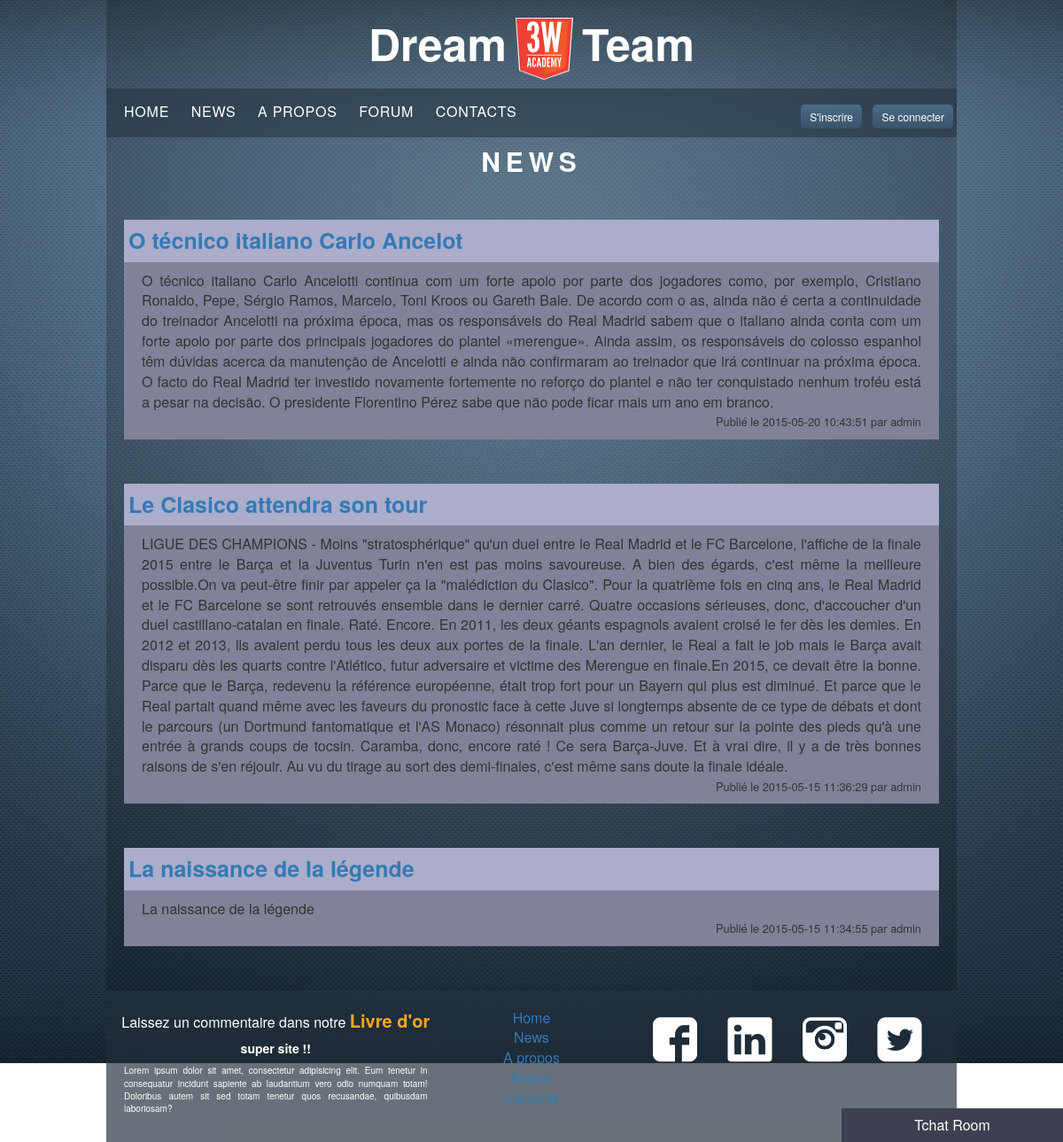
The page /index.php?page=article on the database its author committed.
### tables this page shows
CREATE TABLE IF NOT EXISTS `articles` (
  `id` int(11) NOT NULL AUTO_INCREMENT,
  `titre` varchar(32) NOT NULL,
  `date` timestamp NOT NULL DEFAULT CURRENT_TIMESTAMP,
  `user` varchar(32) NOT NULL,
  `lien` varchar(256) NOT NULL,
  `description` varchar(9192) NOT NULL,
  PRIMARY KEY (`id`)
);

CREATE TABLE IF NOT EXISTS `livredor` (
  `id` int(11) NOT NULL AUTO_INCREMENT,
  `nom` varchar(64) NOT NULL,
  `titre` varchar(32) NOT NULL,
  `description` varchar(2048) NOT NULL,
  `date` timestamp NOT NULL DEFAULT CURRENT_TIMESTAMP,
  PRIMARY KEY (`id`)
);

### apps/content.php (called while the page is built)
<?php
require('./apps/'.$page.'.php');
?>

### apps/livredorfooter.php (called while the page is built)
<?php
$tab = $db->query("SELECT * FROM livredor ORDER BY date DESC")->fetchAll(PDO::FETCH_ASSOC);
$titre = $tab[0]['titre'];
$description = $tab[0]['description'];
require('views/livredorfooter.phtml');
?>

### apps/footer.php (called while the page is built)
<?php
require('views/footer.phtml');
?>

### views/article-liste.phtml (the view, shortened to what this page needs)
<div class="art">
	<a href="index.php?page=article&id_article=<?=$id_article?>"><h3><?=$titre?></h3></a>
	<div class="contenu-article">
		<p class="desc-article"><?=$description?></p>
		<p class="date-article">Publié le <?=$date?> par <?=$user?></p>
	</div>
</div>

### apps/article-liste.php (shortened to what this page needs)
 <?php
$tab = $db->query("SELECT * FROM articles ORDER BY date DESC")->fetchAll(PDO::FETCH_ASSOC);
foreach ($tab as $key => $value) {
	$titre = $tab[$key]['titre'];
	$date = $tab[$key]['date'];
	$user = $tab[$key]['user'];
	$description = $tab[$key]['description'];
	$id_article = $tab[$key]['id'];
	require('views/article-liste.phtml');
}
?>

### views/livredorfooter.phtml
<div class="footerlod">
	<p>Laissez un commentaire dans notre<a href="index.php?page=livredor" class="livredorlien"> <span class="ldo">Livre d'or</span></a> </p>
</div>
<div class="preview">
	<h3><?=$titre?></h3>
	<p><?=$description?></p>
</div>

### views/styles/style.css (style rules this page uses)
body { background: url(../../views/images/bg.jpg) no-repeat top fixed; font-size: 16px !important; }
.art { margin: 50px auto; overflow: hidden; margin-bottom: 50px; background: #818299; position: relative; }
.art h3 { margin: 0; padding: 10px 5px; background: #ABADCB; font-weight: bold; font-size: 25px; text-align: left; }
p.desc-article { text-align: justify; color: #333; margin: 0px 20px 20px 20px; padding: 10px 0px; }
p.date-article { position: absolute; bottom: 0; right: 0; font-size: 0.8em; padding-right: 20px; }
.ldo { font-weight: 700; font-size:20px; color:#FCA916; }
.preview { font-size:10px; }
.preview h3 { font-size: 14px; color: white; font-weight: bold; margin-top: 0; }
.preview p { padding: 0px 20px; text-align: justify; }
footer p { color: white; }
.livredorlien { color:#F8C636; }

### rows shown on the page
articles: titre "O técnico italiano Carlo Ancelot", description "O técnico italiano Carlo Ancelotti continua com um forte apoio por parte dos jogadores como, por exemplo, Cristiano Ronaldo, Pepe, Sérgio Ramos, Marcelo, Toni Kroos ou Gareth Bale. De acordo com o as, ainda não é certa a continuidade do treinador Ancelotti na próxima época, mas os responsáveis do Real Madrid sabem que o italiano ainda conta com um forte apoio por parte dos principais jogadores do plantel «merengue». Ainda assim, os responsáveis do colosso espanhol têm dúvidas acerca da manutenção de Ancelotti e ainda não confirmaram ao treinador que irá continuar na próxima época. O facto do Real Madrid ter investido novamente fortemente no reforço do plantel e não ter conquistado nenhum…", date "2015-05-20 10:43:51", user "admin"
articles: titre "Le Clasico attendra son tour", description "LIGUE DES CHAMPIONS - Moins \"stratosphérique\" qu'un duel entre le Real Madrid et le FC Barcelone, l'affiche de la finale 2015 entre le Barça et la Juventus Turin n'en est pas moins savoureuse. A bien des égards, c'est même la meilleure possible.On va peut-être finir par appeler ça la \"malédiction du Clasico\". Pour la quatrième fois en cinq ans, le Real Madrid et le FC Barcelone se sont retrouvés ensemble dans le dernier carré. Quatre occasions sérieuses, donc, d'accoucher d'un duel castillano-catalan en finale. Raté. Encore. En 2011, les deux géants espagnols avaient croisé le fer dès les demies. En 2012 et 2013, ils avaient perdu tous les deux aux portes de la finale. L'an dernier, le Real…", date "2015-05-15 11:36:29", user "admin"
articles: titre "La naissance de la légende", description "La naissance de la légende", date "2015-05-15 11:34:55", user "admin"
livredor: titre "super site !!", description "Lorem ipsum dolor sit amet, consectetur adipisicing elit. Eum tenetur in consequatur incidunt sapiente ab laudantium vero odio numquam totam! Doloribus autem sit sed totam tenetur quos recusandae, quibusdam laboriosam?"
